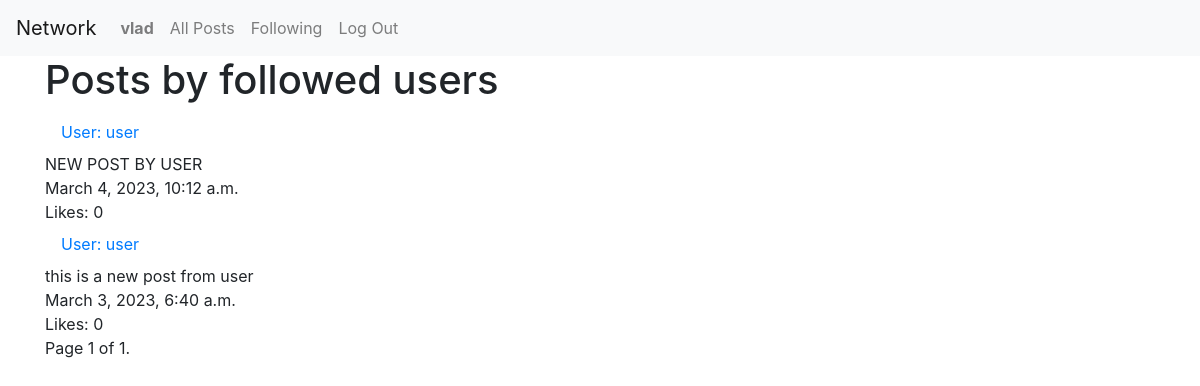
Before: /following (signed in) with the older database file.
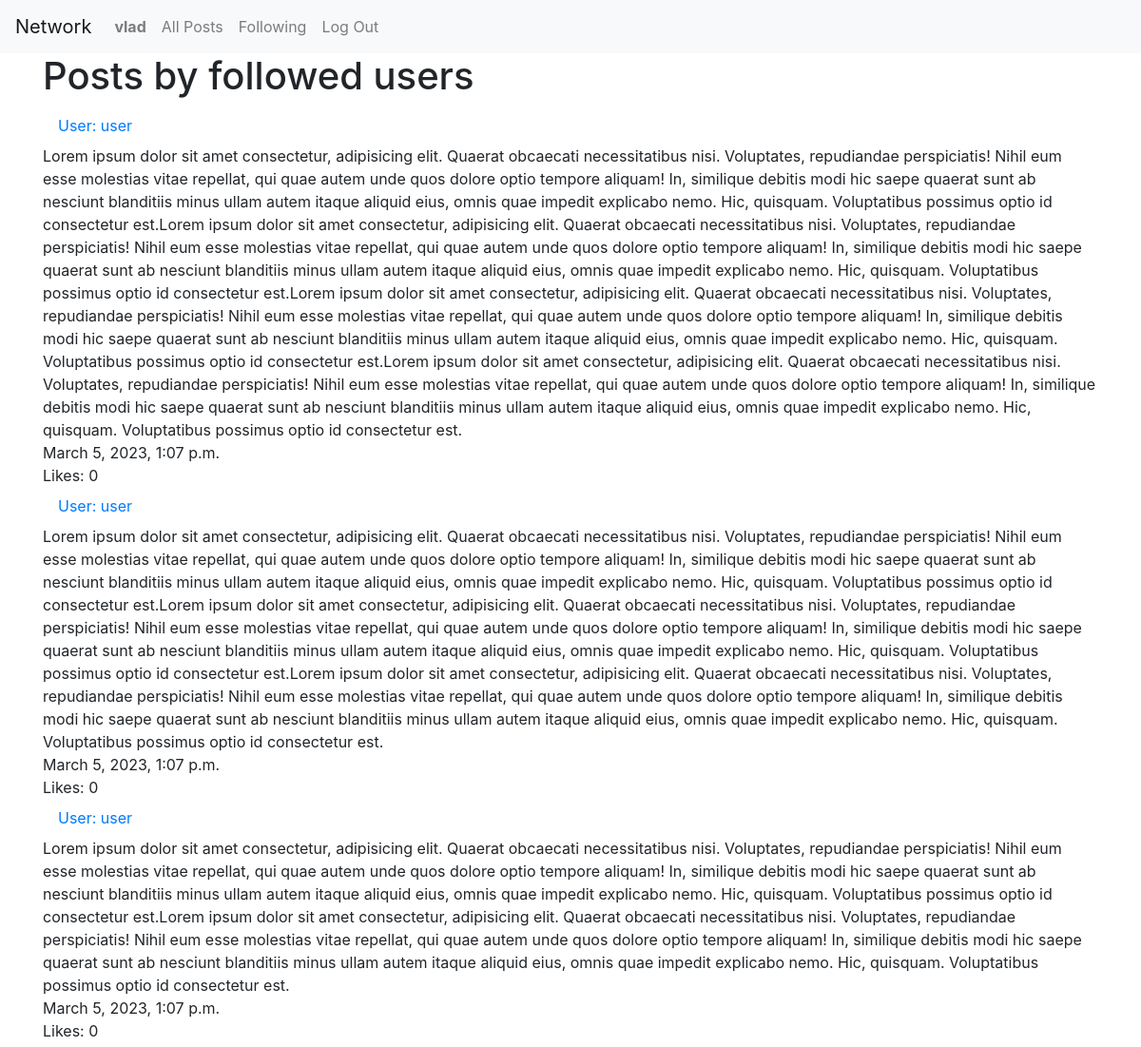
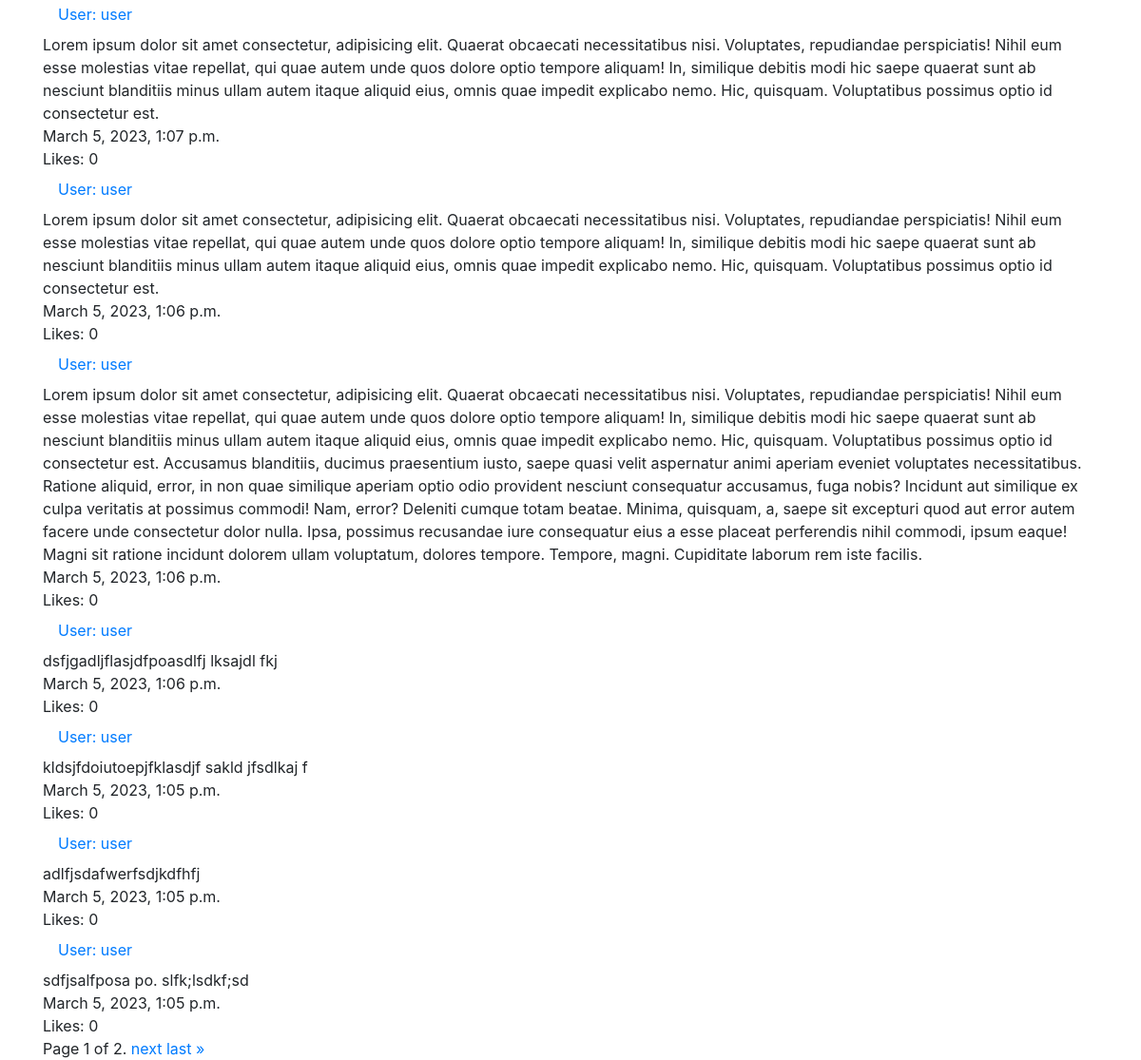
After: the same page with the newer database file (2 pictures, top to bottom).
### network/models.py (models this page shows, shortened)
class User(AbstractUser):
    following = models.ManyToManyField("User", blank=True, related_name="fg")   # "self" din't work here, follow actions somehow duplicated to both following and followers
    followers = models.ManyToManyField("User", blank=True, related_name="fs")

class Post(models.Model):
    body = models.TextField(blank=True)
    timestamp = models.DateTimeField(auto_now_add=True, null=True)
    user = models.ForeignKey(User, on_delete=models.PROTECT, related_name="user_posts", null=True)
    likes = models.IntegerField(default=0)

### network/views.py (the view)
# urls.py: path("following", views.following, name="following"),
@login_required()
def following(request):
    user = User.objects.get(pk=request.user.id)
    followed_users = user.following.all()
    posts = Post.objects.filter(user__in=followed_users)    # all posts made by users that the current user follows
    posts = posts.order_by("-timestamp").all()
    page_obj = paginate(posts, request)
    return render(request, "network/following.html", {
        "page_obj": page_obj
    })

### network/views.py (called while the page is built)
def paginate(list, request):
    paginator = Paginator(list, 10)
    page_number = request.GET.get('page')
    return paginator.get_page(page_number)

### network/templates/network/following.html (shortened to what this page needs)
{% extends "network/layout.html" %}
{% block body %}
    {% if user.is_authenticated %}
        <h1>Posts by followed users</h1>
        <div>
            {% for post in page_obj %}
                <div>
                    <div><a class="nav-link" href="{% url 'profile' post.user.id %}">User: {{ post.user }}</a></div>
                    <div>{{ post.body }}</div>
                    <div>{{ post.timestamp }}</div>
                    <div>Likes: {{ post.likes }}</div>
                </div>
            {% empty %}
                No Posts
            {% endfor %}
            <div class="pagination">
                <span class="step-links">
                    <span class="current">
                        Page {{ page_obj.number }} of {{ page_obj.paginator.num_pages }}.
                    </span>
                    {% if page_obj.has_next %}
                        <a href="?page={{ page_obj.next_page_number }}">next</a>
                        <a href="?page={{ page_obj.paginator.num_pages }}">last &raquo;</a>
                    {% endif %}
                </span>
            </div>
        </div>
    {% endif %}
{% endblock %}

### network/templates/network/layout.html (shortened to what this page needs)
{% load static %}
<!DOCTYPE html>
<html lang="en">
    <head>
        <link rel="stylesheet" href="https://stackpath.bootstrapcdn.com/bootstrap/4.4.1/css/bootstrap.min.css">
        <link href="{% static 'network/styles.css' %}" rel="stylesheet">
    </head>
    <body>
        <nav class="navbar navbar-expand-lg navbar-light bg-light">
            <a class="navbar-brand" href="{% url 'index' %}">Network</a>
            <div>
              <ul class="navbar-nav mr-auto">
                {% if user.is_authenticated %}
                    <li class="nav-item">
                        <a class="nav-link" href="{{ user.id }}"><strong>{{ user }}</strong></a>
                    </li>
                {% endif %}
                <li class="nav-item">
                  <a class="nav-link" href="{% url 'index' %}">All Posts</a>
                </li>
                {% if user.is_authenticated %}
                    <li class="nav-item">
                        <a class="nav-link" href="{% url 'following' %}">Following</a>
                    </li>
                    <li class="nav-item">
                        <a class="nav-link" href="{% url 'logout' %}">Log Out</a>
                    </li>
                {% endif %}
              </ul>
            </div>
          </nav>
        <div class="container">
            {% block body %}
            {% endblock %}
        </div>
    </body>
</html>

Changed rows visible on the page:
no longer on this page (row unchanged): Post: user "user", body "NEW POST BY USER", timestamp "March 4, 2023, 10:12 a.m.", likes "0"
no longer on this page (row unchanged): Post: user "user", body "this is a new post from user", timestamp "March 3, 2023, 6:40 a.m.", likes "0"
added Post: user "user", body "Lorem ipsum dolor sit amet consectetur, adipisicing elit. Quaerat obcaecati necessitatibus nisi. Voluptates, repudiandae perspiciatis! Nihil eum esse molestias vitae repellat, qui quae autem unde quos dolore optio tempore aliquam! In, similique debitis modi hic saepe quaerat sunt ab nesciunt blanditiis minus ullam autem itaque aliquid eius, omnis quae impedit explicabo nemo. Hic, quisquam. Voluptatibus possimus optio id consectetur est.Lorem ipsum dolor sit amet consectetur, adipisicing elit. Quaerat obcaecati necessitatibus nisi. Voluptates, repudiandae perspiciatis! Nihil eum esse molestias vitae repellat, qui quae autem unde quos dolore optio tempore aliquam! In, similique debitis modi…", timestamp "March 5, 2023, 1:07 p.m.", likes "0"
added Post: user "user", body "Lorem ipsum dolor sit amet consectetur, adipisicing elit. Quaerat obcaecati necessitatibus nisi. Voluptates, repudiandae perspiciatis! Nihil eum esse molestias vitae repellat, qui quae autem unde quos dolore optio tempore aliquam! In, similique debitis modi hic saepe quaerat sunt ab nesciunt blanditiis minus ullam autem itaque aliquid eius, omnis quae impedit explicabo nemo. Hic, quisquam. Voluptatibus possimus optio id consectetur est.Lorem ipsum dolor sit amet consectetur, adipisicing elit. Quaerat obcaecati necessitatibus nisi. Voluptates, repudiandae perspiciatis! Nihil eum esse molestias vitae repellat, qui quae autem unde quos dolore optio tempore aliquam! In, similique debitis modi…", timestamp "March 5, 2023, 1:07 p.m.", likes "0"
added Post: user "user", body "Lorem ipsum dolor sit amet consectetur, adipisicing elit. Quaerat obcaecati necessitatibus nisi. Voluptates, repudiandae perspiciatis! Nihil eum esse molestias vitae repellat, qui quae autem unde quos dolore optio tempore aliquam! In, similique debitis modi hic saepe quaerat sunt ab nesciunt blanditiis minus ullam autem itaque aliquid eius, omnis quae impedit explicabo nemo. Hic, quisquam. Voluptatibus possimus optio id consectetur est.Lorem ipsum dolor sit amet consectetur, adipisicing elit. Quaerat obcaecati necessitatibus nisi. Voluptates, repudiandae perspiciatis! Nihil eum esse molestias vitae repellat, qui quae autem unde quos dolore optio tempore aliquam! In, similique debitis modi…", timestamp "March 5, 2023, 1:07 p.m.", likes "0"
added Post: user "user", body "Lorem ipsum dolor sit amet consectetur, adipisicing elit. Quaerat obcaecati necessitatibus nisi. Voluptates, repudiandae perspiciatis! Nihil eum esse molestias vitae repellat, qui quae autem unde quos dolore optio tempore aliquam! In, similique debitis modi hic saepe quaerat sunt ab nesciunt blanditiis minus ullam autem itaque aliquid eius, omnis quae impedit explicabo nemo. Hic, quisquam. Voluptatibus possimus optio id consectetur est.", timestamp "March 5, 2023, 1:07 p.m.", likes "0"
added Post: user "user", body "Lorem ipsum dolor sit amet consectetur, adipisicing elit. Quaerat obcaecati necessitatibus nisi. Voluptates, repudiandae perspiciatis! Nihil eum esse molestias vitae repellat, qui quae autem unde quos dolore optio tempore aliquam! In, similique debitis modi hic saepe quaerat sunt ab nesciunt blanditiis minus ullam autem itaque aliquid eius, omnis quae impedit explicabo nemo. Hic, quisquam. Voluptatibus possimus optio id consectetur est.", timestamp "March 5, 2023, 1:06 p.m.", likes "0"
added Post: user "user", body "Lorem ipsum dolor sit amet consectetur, adipisicing elit. Quaerat obcaecati necessitatibus nisi. Voluptates, repudiandae perspiciatis! Nihil eum esse molestias vitae repellat, qui quae autem unde quos dolore optio tempore aliquam! In, similique debitis modi hic saepe quaerat sunt ab nesciunt blanditiis minus ullam autem itaque aliquid eius, omnis quae impedit explicabo nemo. Hic, quisquam. Voluptatibus possimus optio id consectetur est. Accusamus blanditiis, ducimus praesentium iusto, saepe quasi velit aspernatur animi aperiam eveniet voluptates necessitatibus. Ratione aliquid, error, in non quae similique aperiam optio odio provident nesciunt consequatur accusamus, fuga nobis? Incidunt aut…", timestamp "March 5, 2023, 1:06 p.m.", likes "0"
added Post: user "user", body "dsfjgadljflasjdfpoasdlfj lksajdl fkj", timestamp "March 5, 2023, 1:06 p.m.", likes "0"
added Post: user "user", body "kldsjfdoiutoepjfklasdjf sakld jfsdlkaj f", timestamp "March 5, 2023, 1:05 p.m.", likes "0"
added Post: user "user", body "adlfjsdafwerfsdjkdfhfj", timestamp "March 5, 2023, 1:05 p.m.", likes "0"
added Post: user "user", body "sdfjsalfposa po. slfk;lsdkf;sd", timestamp "March 5, 2023, 1:05 p.m.", likes "0"
Other visible differences:
{{ page_obj.paginator.num_pages }}: "1" → "2"
text now shown: "next last »"
